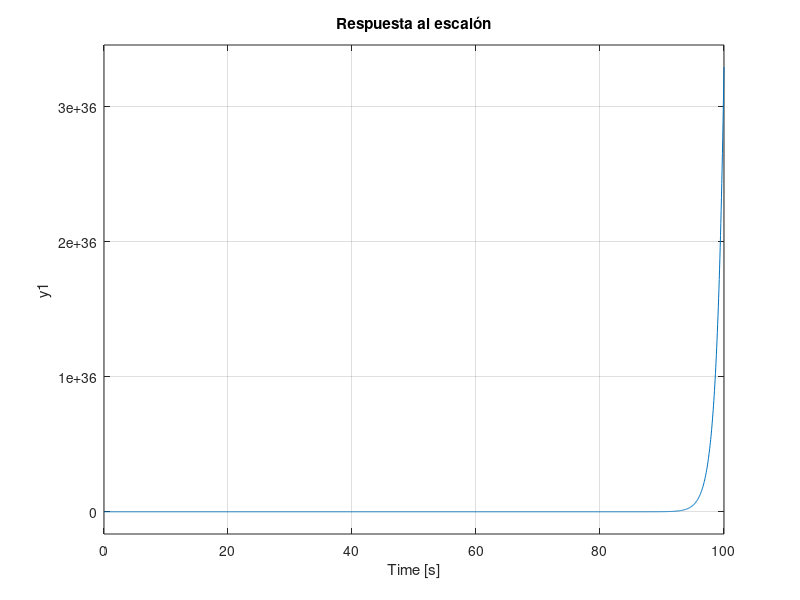

MATLAB code to generate this figure:
%Segunda parte de laboratorio

%Se define s
s = tf('s');

%Se definen las funciones de transferencia del sistema
H1 = 8*s / (4*s + 6);
H2 = 6 / (s + 5);
H3 = (4*s+3)/(3*s^3 + 5*s^2 + 1);
H4 = 6 / (7*s + 1);
H5 = (5*s + 3)/(5*s^3 + s^2 + 4);
H6 = (5*s + 1)/(s^3 + 6*s^2 + 5);

%Conexiones del sistema
% A1 = feedback(H3,1,1)
% A2 = parallel(H4,H5)
% A3 = series(A1,A2)
% A4 = series(A3,H6)
% A5 = parallel(H1,H2)
% final = parallel(A5,A4)

% Operaciones para obtener la funcion de transferencia final
B1 = H1 + H2;
B2 = feedback(H3,1,1);
B3 = H4 + H5;

final = B1 + (H6 * B3 * B2);


figure(6)
step(final)
title("Respuesta al escalón");
grid on



